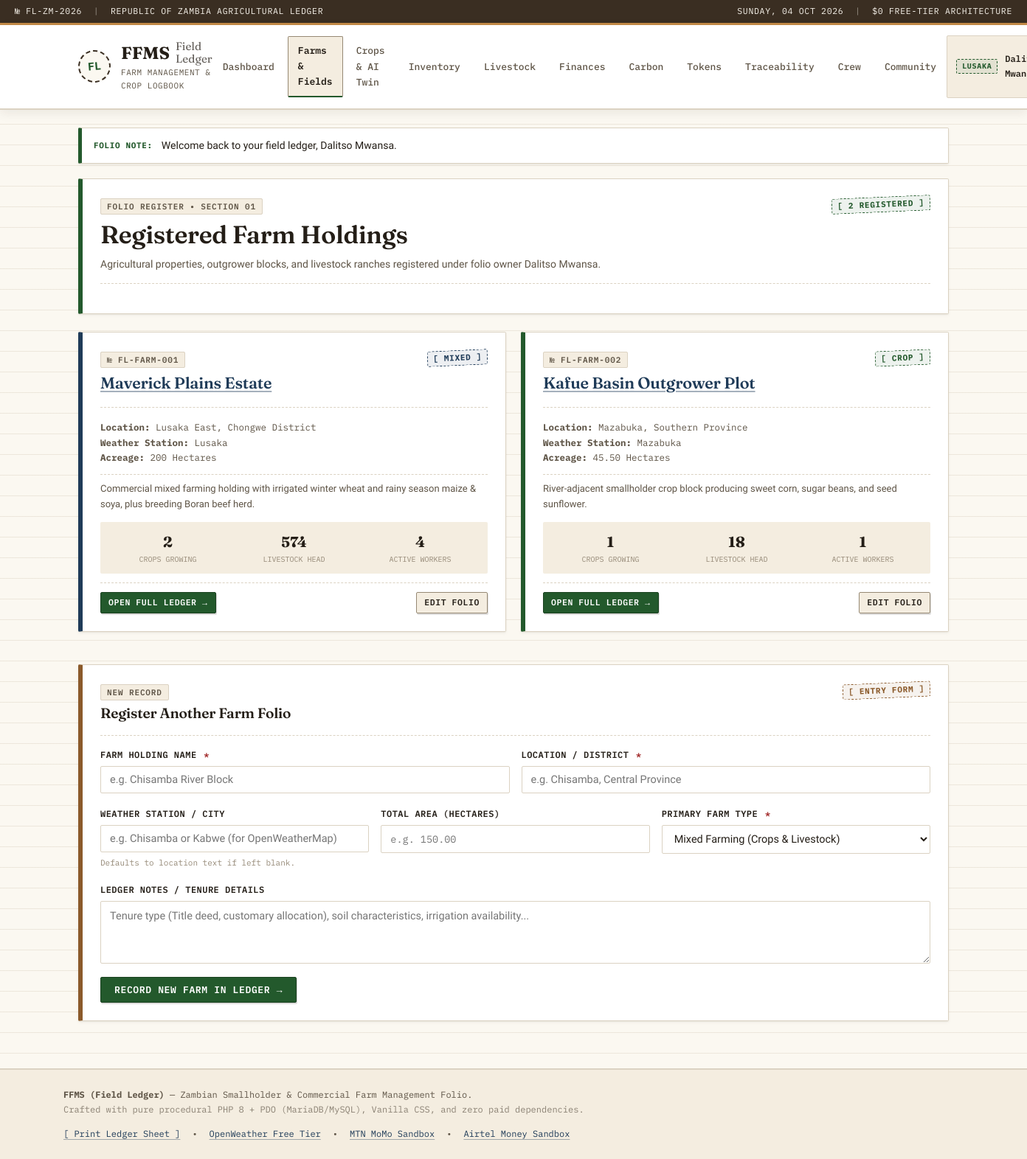
Page /ffms/farms.php (signed in) on the committed database.
### tables this page shows
CREATE TABLE IF NOT EXISTS `farms` (
    `id` INT AUTO_INCREMENT PRIMARY KEY,
    `user_id` INT NOT NULL,
    `farm_name` VARCHAR(150) NOT NULL,
    `location` VARCHAR(150) NOT NULL,
    `weather_city` VARCHAR(100) NULL,
    `size_hectares` DECIMAL(10,2) NOT NULL DEFAULT 0.00,
    `farm_type` ENUM('crop', 'livestock', 'mixed') NOT NULL DEFAULT 'mixed',
    `notes` TEXT NULL,
    `created_at` TIMESTAMP DEFAULT CURRENT_TIMESTAMP,
    CONSTRAINT `fk_farms_user` FOREIGN KEY (`user_id`) REFERENCES `users`(`id`) ON DELETE CASCADE
);

### ffms/includes/auth.php (called while the page is built, shortened)
<?php
function current_user(): ?array {
    if (!empty($_SESSION['user_id']) && !empty($_SESSION['user_email'])) {
        return [
            'id'                => (int)$_SESSION['user_id'],
            'full_name'         => $_SESSION['user_name'] ?? 'Farmer',
            'email'             => $_SESSION['user_email'],
            'phone'             => $_SESSION['user_phone'] ?? '',
            'location_district' => $_SESSION['user_district'] ?? 'Lusaka'
        ];
    }
    return null;
}
        ?>

### ffms/farms.php (the view, shortened to what this page needs)
<?php
require_once __DIR__ . '/includes/auth.php';
require_once __DIR__ . '/includes/helpers.php';
$user = current_user();
$user_id = $user['id'];
$stmt = $pdo->prepare('
    SELECT f.*,
        (SELECT COUNT(*) FROM crops WHERE farm_id = f.id) AS total_crops,
        (SELECT COUNT(*) FROM crops WHERE farm_id = f.id AND status = "growing") AS active_crops,
        (SELECT COALESCE(SUM(quantity), 0) FROM livestock WHERE farm_id = f.id AND health_status != "deceased") AS total_livestock,
        (SELECT COUNT(*) FROM workers WHERE farm_id = f.id AND is_active = 1) AS active_workers
    FROM farms f
    WHERE f.user_id = ?
    ORDER BY f.id ASC
');
$stmt->execute([$user_id]);
$farms = $stmt->fetchAll();
include __DIR__ . '/includes/header.php';
?>
<div class="ledger-wrapper">
    <div class="ledger-card border-green">
        <div class="card-header-ruled">
            <div>
                <span class="folio-tag">FOLIO REGISTER &bull; SECTION 01</span>
                <h1 style="margin-top: 6px;">Registered Farm Holdings</h1>
                <p style="color: var(--ink-muted); margin-bottom: 0; font-size: 14px;">
                    Agricultural properties, outgrower blocks, and livestock ranches registered under folio owner <?php echo sanitize($user['full_name']); ?>.
                </p>
            </div>
            <span class="stamp-badge stamp-green">[ <?php echo count($farms); ?> REGISTERED ]</span>
        </div>
    </div>
    <div style="display: grid; grid-template-columns: repeat(auto-fit, minmax(340px, 1fr)); gap: 20px;">
        <?php foreach ($farms as $farm): ?>
        <div class="ledger-card border-<?php echo ($farm['farm_type'] === 'crop') ? 'green' : (($farm['farm_type'] === 'livestock') ? 'ochre' : 'navy'); ?>">
            <div class="card-header-ruled">
                <div>
                    <span class="folio-tag">№ FL-FARM-<?php echo str_pad((string)$farm['id'], 3, '0', STR_PAD_LEFT); ?></span>
                    <h3 style="margin-top: 6px; font-size: 1.35rem;">
                        <a href="farm_view.php?id=<?php echo (int)$farm['id']; ?>"><?php echo sanitize($farm['farm_name']); ?></a>
                    </h3>
                </div>
                <?php echo render_stamp_badge($farm['farm_type']); ?>
            </div>
            <div style="font-family: var(--font-mono); font-size: 12.5px; margin-bottom: 12px; color: var(--ink-muted);">
                <div><strong>Location:</strong> <?php echo sanitize($farm['location']); ?></div>
                <div><strong>Weather Station:</strong> <?php echo sanitize($farm['weather_city'] ?: $farm['location']); ?></div>
                <div><strong>Acreage:</strong> <?php echo format_qty($farm['size_hectares']); ?> Hectares</div>
            </div>
            <?php if (!empty($farm['notes'])): ?>
            <p style="font-size: 13px; color: var(--ink-muted); border-top: 1px dashed var(--border-rule); padding-top: 8px;">
                <?php echo sanitize($farm['notes']); ?>
            </p>
            <?php endif; ?>
            <div style="display: grid; grid-template-columns: 1fr 1fr 1fr; gap: 8px; background: var(--paper-subtle); padding: 10px; border-radius: 2px; text-align: center; margin: 12px 0;">
                <div>
                    <div style="font-family: var(--font-heading); font-size: 1.25rem; font-weight: 700;"><?php echo (int)$farm['active_crops']; ?></div>
                    <div style="font-family: var(--font-mono); font-size: 10px; color: var(--ink-faint); text-transform: uppercase;">Crops Growing</div>
                </div>
                <div>
                    <div style="font-family: var(--font-heading); font-size: 1.25rem; font-weight: 700;"><?php echo number_format((int)$farm['total_livestock']); ?></div>
                    <div style="font-family: var(--font-mono); font-size: 10px; color: var(--ink-faint); text-transform: uppercase;">Livestock Head</div>
                </div>
                <div>
                    <div style="font-family: var(--font-heading); font-size: 1.25rem; font-weight: 700;"><?php echo (int)$farm['active_workers']; ?></div>
                    <div style="font-family: var(--font-mono); font-size: 10px; color: var(--ink-faint); text-transform: uppercase;">Active Workers</div>
                </div>
            </div>
            <div style="display: flex; justify-content: space-between; align-items: center; border-top: 1px dashed var(--border-rule); padding-top: 12px;">
                <a href="farm_view.php?id=<?php echo (int)$farm['id']; ?>" class="ledger-btn ledger-btn-sm ledger-btn-primary">
                    Open Full Ledger &rarr;
                </a>
                <a href="farm_edit.php?id=<?php echo (int)$farm['id']; ?>" class="ledger-btn ledger-btn-sm">
                    Edit Folio
                </a>
            </div>
        </div>
        <?php endforeach; ?>
    </div>
    <div class="ledger-card border-ochre" style="margin-top: 20px;">
        <div class="card-header-ruled">
            <div>
                <span class="folio-tag">NEW RECORD</span>
                <h3 style="margin-top: 4px;">Register Another Farm Folio</h3>
            </div>
            <span class="stamp-badge stamp-ochre">[ ENTRY FORM ]</span>
        </div>
        <form method="POST" action="farms.php" class="ledger-form">
            <div class="form-grid">
                <div class="form-group">
                    <label for="farm_name">Farm Holding Name <span class="required">*</span></label>
                    <input type="text" id="farm_name" name="farm_name" class="form-control" required
                           placeholder="e.g. Chisamba River Block">
                </div>
                <div class="form-group">
                    <label for="location">Location / District <span class="required">*</span></label>
                    <input type="text" id="location" name="location" class="form-control" required
                           placeholder="e.g. Chisamba, Central Province">
                </div>
            </div>
            <div class="form-grid">
                <div class="form-group">
                    <label for="weather_city">Weather Station / City</label>
                    <input type="text" id="weather_city" name="weather_city" class="form-control"
                           placeholder="e.g. Chisamba or Kabwe (for OpenWeatherMap)">
                    <span class="form-hint">Defaults to location text if left blank.</span>
                </div>
                <div class="form-group">
                    <label for="size_hectares">Total Area (Hectares)</label>
                    <input type="number" step="0.01" id="size_hectares" name="size_hectares" class="form-control input-mono"
                           placeholder="e.g. 150.00">
                </div>
                <div class="form-group">
                    <label for="farm_type">Primary Farm Type <span class="required">*</span></label>
                    <select id="farm_type" name="farm_type" class="form-control" required>
                        <option value="mixed">Mixed Farming (Crops &amp; Livestock)</option>
                    </select>
                </div>
            </div>
            <div class="form-group">
                <label for="notes">Ledger Notes / Tenure Details</label>
                <textarea id="notes" name="notes" class="form-control" placeholder="Tenure type (Title deed, customary allocation), soil characteristics, irrigation availability..."></textarea>
            </div>
            <div>
                <button type="submit" class="ledger-btn ledger-btn-primary">
                    Record New Farm in Ledger &rarr;
                </button>
            </div>
        </form>
    </div>
</div>
<?php include __DIR__ . '/includes/footer.php'; ?>

### ffms/includes/header.php (shortened to what this page needs)
<?php
require_once __DIR__ . '/auth.php';
require_once __DIR__ . '/helpers.php';
$user = current_user();
?>
<!DOCTYPE html>
<html lang="en">
<head>
    <link rel="stylesheet" href="<?php echo base_url('assets/css/ledger.css'); ?>">
</head>
<body>
    <div class="binder-topbar no-print">
        <div>
            <span>№ FL-ZM-2026</span>
            <span style="margin: 0 8px; opacity: 0.5;">|</span>
            <span>REPUBLIC OF ZAMBIA AGRICULTURAL LEDGER</span>
        </div>
        <div>
            <span class="mono"><?php echo strtoupper(date('l, d M Y')); ?></span>
            <span style="margin: 0 8px; opacity: 0.5;">|</span>
            <span>$0 FREE-TIER ARCHITECTURE</span>
        </div>
    </div>
    <header class="binder-header no-print">
        <div class="header-inner">
            <a href="<?php echo $user ? base_url('dashboard.php') : base_url('index.php'); ?>" class="brand-area">
                <div class="ledger-seal">FL</div>
                <div>
                    <div class="brand-title">
                        FFMS
                        <span style="font-size: 0.95rem; font-weight: 400; opacity: 0.7;">Field Ledger</span>
                    </div>
                    <div class="brand-tagline">Farm Management &amp; Crop Logbook</div>
                </div>
            </a>
            <?php if ($user): ?>
            <nav class="ledger-nav" id="ledgerNav">
                <a href="<?php echo base_url('dashboard.php'); ?>" class="<?php echo active_nav('dashboard.php'); ?>">Dashboard</a>
                <a href="<?php echo base_url('farms.php'); ?>" class="<?php echo active_nav('farms.php'); ?> <?php echo active_nav('farm_view.php'); ?> <?php echo active_nav('farm_edit.php'); ?> <?php echo active_nav('farm_fields.php'); ?>">Farms &amp; Fields</a>
                <a href="<?php echo base_url('crops.php'); ?>" class="<?php echo active_nav('crops.php'); ?> <?php echo active_nav('crop_add.php'); ?> <?php echo active_nav('crop_edit.php'); ?> <?php echo active_nav('ai_twin.php'); ?>">Crops &amp; AI Twin</a>
                <a href="<?php echo base_url('inventory.php'); ?>" class="<?php echo active_nav('inventory.php'); ?> <?php echo active_nav('inventory_add.php'); ?> <?php echo active_nav('inputs.php'); ?> <?php echo active_nav('input_add.php'); ?>">Inventory</a>
                <a href="<?php echo base_url('livestock.php'); ?>" class="<?php echo active_nav('livestock.php'); ?> <?php echo active_nav('livestock_add.php'); ?> <?php echo active_nav('livestock_edit.php'); ?>">Livestock</a>
                <a href="<?php echo base_url('finances.php'); ?>" class="<?php echo active_nav('finances.php'); ?> <?php echo active_nav('finance_add.php'); ?>">Finances</a>
                <a href="<?php echo base_url('carbon.php'); ?>" class="<?php echo active_nav('carbon.php'); ?>">Carbon</a>
                <a href="<?php echo base_url('tokens.php'); ?>" class="<?php echo active_nav('tokens.php'); ?>">Tokens</a>
                <a href="<?php echo base_url('traceability.php'); ?>" class="<?php echo active_nav('traceability.php'); ?>">Traceability</a>
                <a href="<?php echo base_url('workers.php'); ?>" class="<?php echo active_nav('workers.php'); ?> <?php echo active_nav('worker_points.php'); ?>">Crew</a>
                <a href="<?php echo base_url('community.php'); ?>" class="<?php echo active_nav('community.php'); ?> <?php echo active_nav('community_post.php'); ?>">Community</a>
            </nav>
            <div class="user-folio-pill">
                <span class="stamp-badge stamp-green" style="transform:none; font-size:10px;"><?php echo sanitize($user['location_district']); ?></span>
                <span class="user-name"><?php echo sanitize($user['full_name']); ?></span>
            </div>
            <?php endif; ?>
        </div>
    </header>
    <main class="ledger-container">
        <?php echo display_flash(); ?>

### ffms/includes/helpers.php (shortened to what this page needs)
<?php
function base_url(string $path = ''): string {
    $script_dir = dirname($_SERVER['SCRIPT_NAME'] ?? '');
    $script_dir = str_replace('\\', '/', $script_dir);
    $base = rtrim($script_dir, '/');
    $clean_path = ltrim($path, '/');
    return $base ? $base . '/' . $clean_path : '/' . $clean_path;
}
function sanitize(?string $value): string {
    return htmlspecialchars((string)($value ?? ''), ENT_QUOTES, 'UTF-8');
}
function format_qty(float|int|string $qty, int $decimals = 2): string {
    $num = (float)$qty;
    if (floor($num) == $num && $decimals <= 2) {
        return number_format($num, 0, '.', ',');
    }
    return number_format($num, $decimals, '.', ',');
}
function render_stamp_badge(string $status): string {
    $s = strtolower(trim($status));
    $class = 'stamp-neutral';
    $label = strtoupper(str_replace('_', ' ', $s));
    switch ($s) {
        case 'crop':
            $class = 'stamp-green';
            $label = 'CROP';
            break;
        case 'mixed':
            $class = 'stamp-navy';
            $label = 'MIXED';
            break;
    }
    return sprintf(
        '<span class="stamp-badge %s" title="%s">[ %s ]</span>',
        $class,
        sanitize($label),
        sanitize($label)
    );
}
function display_flash(): string {
    $f = $_SESSION['flash'];
    $type_class = match ($f['type']) {
        'green', 'success' => 'flash-green',
        'amber', 'warning' => 'flash-amber',
        'red', 'error'     => 'flash-red',
        default            => 'flash-navy'
    };
    return sprintf(
        '<div class="ledger-flash %s">
            <span class="flash-tag">FOLIO NOTE:</span>
            <span class="flash-text">%s</span>
        </div>',
        $type_class,
        sanitize($f['message'])
    );
}
function active_nav(string $filename): string {
    $current = basename($_SERVER['SCRIPT_NAME'] ?? '');
    return ($current === $filename) ? 'active' : '';
}

### rows in the picture
farms: weather_city "LUSAKA", id "001", farm_name "Maverick Plains Estate", farm_type "MIXED", location "Lusaka East, Chongwe District", weather_city "Lusaka", size_hectares "200", notes "Commercial mixed farming holding with irrigated winter wheat and rainy season maize & soya, plus breeding Boran beef herd.", active_crops "2", total_livestock "574", active_workers "4"
farms: id "002", farm_name "Kafue Basin Outgrower Plot", farm_type "CROP", location "Mazabuka, Southern Province", weather_city "Mazabuka", size_hectares "45.50", notes "River-adjacent smallholder crop block producing sweet corn, sugar beans, and seed sunflower.", active_crops "1", total_livestock "18", active_workers "1"

### other values in the picture
$f['message'] "Welcome back to your field ledger, Dalitso Mwansa."
$user['full_name'] "Dalitso Mwansa"
count($farms) "2"
